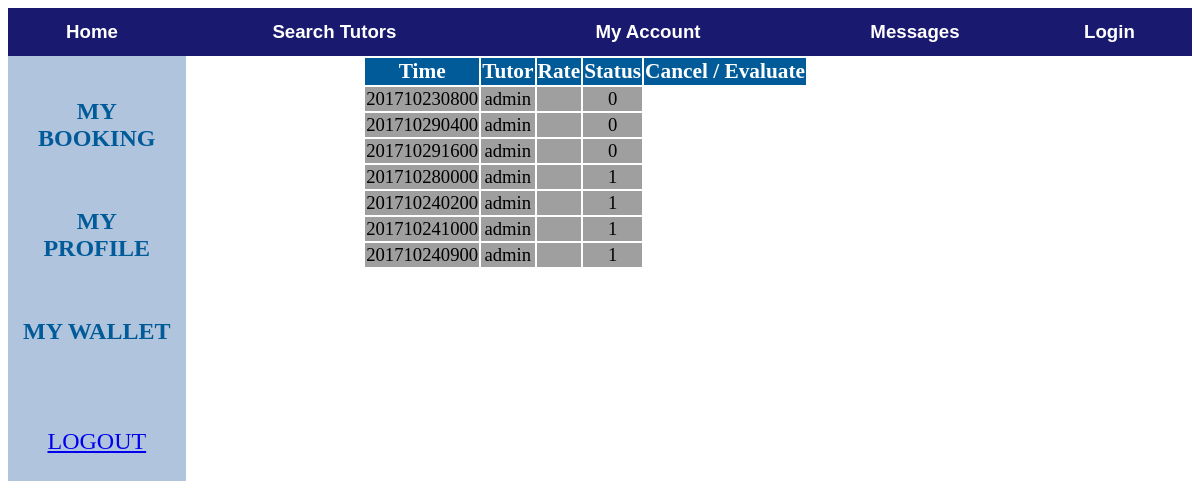
Page /Tutorial/2/myAccount/mybooking/ on the earlier database version.
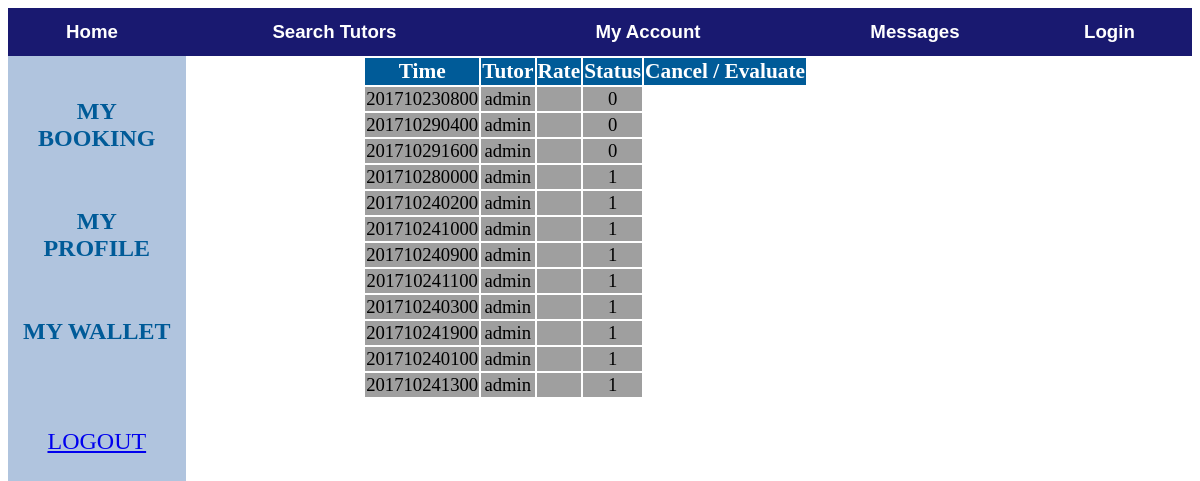
Same page on the later database version.
### Tutorial/models.py (models this page shows, shortened)
class TutorialSession(models.Model):
    starttime = models.CharField(max_length=12)  # yyyymmddhhmm
    status = models.IntegerField()
    tutor = models.ForeignKey(Tutor, on_delete=models.CASCADE)
    student =  models.ForeignKey(Student, on_delete=models.CASCADE)

class Tutor(models.Model):
    myuser = models.ForeignKey(MyUser, on_delete=models.CASCADE,null=True)
    timeslot = models.CharField(max_length=336) #todo: should update every half an hour
    def __str__(self):
        if self.myuser is None:
            return "null"
        else:
            return self.myuser.user.username

class MyUser(models.Model):
    user = models.ForeignKey(User, on_delete = models.CASCADE )
    wallet = models.ForeignKey(Wallet, on_delete = models.CASCADE)

### Tutorial/views.py (the view)
# urls.py: url(r'^(?P<myuser_id>[0-9]+)/myAccount/mybooking/$', views.mybooking, name='mybooking'),
def mybooking(request, myuser_id):
	myuser = get_object_or_404(MyUser, pk=myuser_id)
	mystudent = get_object_or_404(Student,myuser=myuser)
	booking = TutorialSession.objects.filter(student=mystudent)
	return render(request, 'myaccount/mybooking.html', {'user': myuser , 'session_list': booking })

### Tutorial/templates/myaccount/mybooking.html (shortened to what this page needs)
{% extends "myaccount/myaccount.html" %}
{% block right %}
<div id="content" style="width: 70%; float : right;">
<table>
            <tr class="title" style="width:100%; background-color: #005B98; color: white; font-size: 16pt;">
                <th>Time</th>
                <th>Tutor</th>
                <th>Rate</th>
                <th>Status</th>
                <th>Cancel / Evaluate</th>
            </tr>
            {% for session in  session_list %}
                    <tr style="background-color: #9f9f9f; font-size: 14pt; text-align: center;">
                    <td >{{ session.starttime }}</td>
                <td>{{ session.tutor }}</td>
                <td>{{ session.tutor.hourly_rate }}</td>
                    <td>{{ session.status }}</td>
                </tr>
            {% endfor %}
         </table>
{% endblock %}

### Tutorial/templates/myaccount/myaccount.html (shortened to what this page needs)
{% extends "Menu.html" %}
{% block content %}
    <div class="navi" style="float: left; background-color : #B0C4DE; width :15%;  height: 100%; text-align: center; ">
        <div id="booking" style="height: 10%; padding: 15px; font-size: 18pt; margin-top: 15%;"><a href="{% url 'Tutorial:mybooking' user.id %}" style="text-decoration: none; font-weight: bold; color: #005B98">MY BOOKING</a></div>
        <div class="profile" style="height: 10%; padding: 15px; font-size: 18pt; "><a href="{% url 'Tutorial:myprofile' user.id %}" style="text-decoration: none; font-weight: bold; color: #005B98"">MY PROFILE</a></div>
        <div class="wallet" style="height: 10%; padding: 15px; font-size: 18pt; "><a href="{% url 'Tutorial:mywallet' user.id %}" style="text-decoration: none; font-weight: bold; color: #005B98"">MY WALLET</a></div>
        <div class="logout" style="height: 10%; padding: 15px; font-size: 18pt; color: #005B98"><a href="{% url 'Tutorial:logout' %}">LOGOUT</a></div>
    </div>
{% block right %}{% endblock%}
{% endblock %}

### Tutorial/templates/Menu.html (shortened to what this page needs)
<!DOCTYPE html>
<html style="height : 100%;">
	<head>
	</head>
	<body style="height : 100%;">
		<div id="header" class="header" style=" background-color: #191970;  margin : auto; font-size : 14pt; padding: 10px; text-align : center; font-family : Futura, Arial;">
			<table style="width : 100%;">
				{% if request.user.is_authenticated %}
				<tr>
					<th><a id="Home" href="" style="color : white; text-decoration:none;">Home</a></th>
					<th><a id="SearchTutors" href="{% url 'Tutorial:index' user.id %}" style="color : white; text-decoration:none;">Search Tutors</a></th>
					<th><a id="MyAccount" href="{% url 'Tutorial:myaccount' user.id %}" style="color : white; text-decoration:none;">My Account</a></th>
					<th><a id="Messages" href="{% url 'Tutorial:message' user.id %}" style="color : white; text-decoration:none;">Messages</a></th>
					<th><a id="Mode" href="" style="color : white; text-decoration:none;">Student Mode</a></th>
				</tr>
				{% else %}
				<tr>
					<th><a id="Home" href="" style="color : white; text-decoration:none;">Home</a></th>
					<th><a id="SearchTutors" href="{% url 'Tutorial:login'%}" style="color : white; text-decoration:none;">Search Tutors</a></th>
					<th><a id="MyAccount" href="{% url 'Tutorial:login' %}" style="color : white; text-decoration:none;">My Account</a></th>
					<th><a id="Messages" href="{% url 'Tutorial:login' %}" style="color : white; text-decoration:none;">Messages</a></th>
					<th><a id="Mode" href="{% url 'Tutorial:login' %}" style="color : white; text-decoration:none;">Login</a></th>
				</tr>
				{% endif %}
			</table>
        </div>
        {% block content %}{% endblock %}
	</body>
</html>

Differences in the rows shown:
added TutorialSession: starttime "201710241100", tutor "admin", status "1"
added TutorialSession: starttime "201710240300", tutor "admin", status "1"
added TutorialSession: starttime "201710241900", tutor "admin", status "1"
added TutorialSession: starttime "201710240100", tutor "admin", status "1"
added TutorialSession: starttime "201710241300", tutor "admin", status "1"
